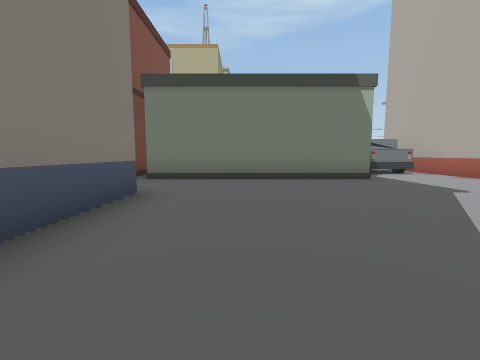
[1] (above)

24 first-person views from a walk through a scene from a Unity 3-D project. The camera is 1.2 m above the floor, tilts 6° down and sees 90° across. The floor is counted in squares, 2 m on a side. Each view is taken from the middle of a square. On the plan, view 1 faces up. The plan holds only what a view shows up to about 9 squares ahead; the rest is blank. The place goes on beyond the plan. The player is left out. Some animated figures are left out.

[2]
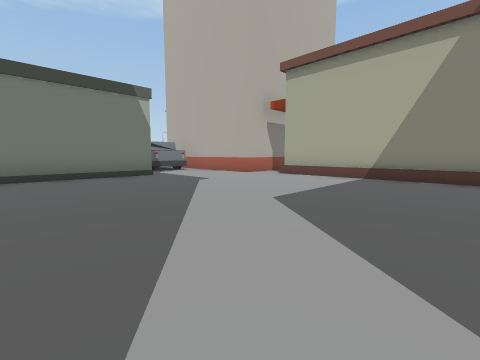

[3]
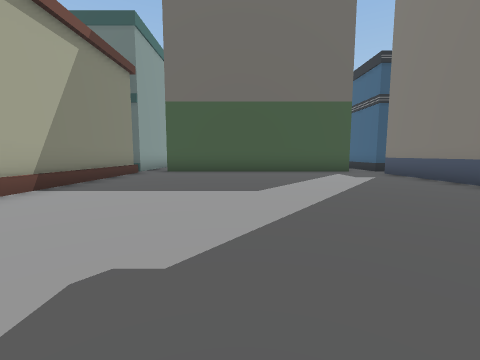

[4]
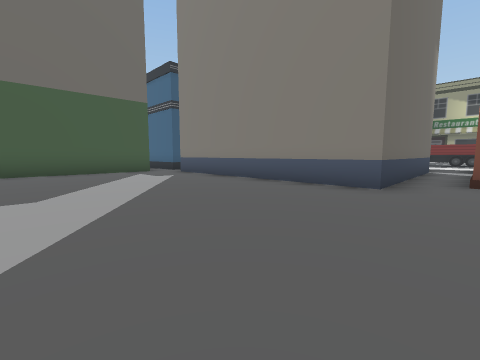

[5]
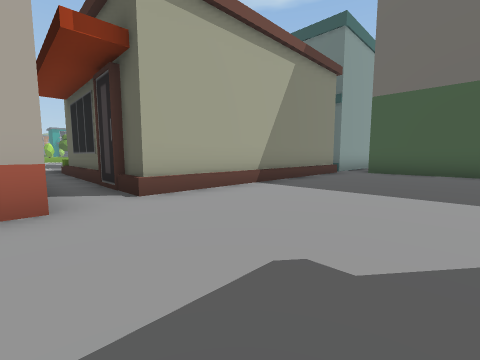

[6]
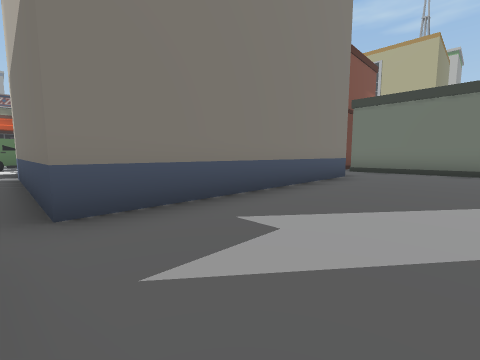

[7]
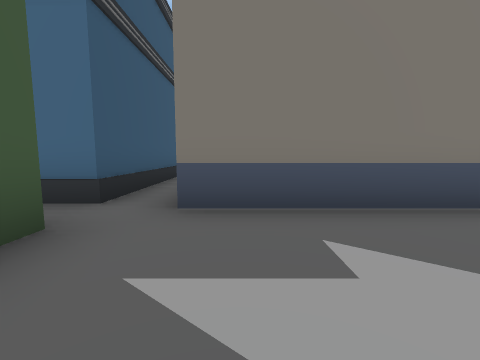

[8]
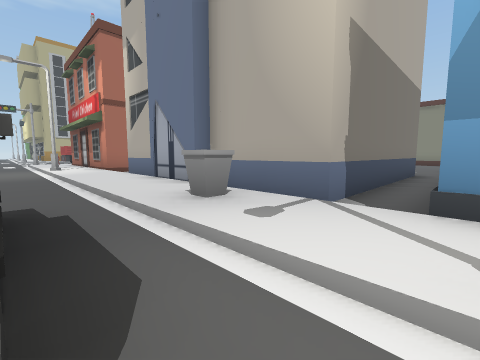

[9]
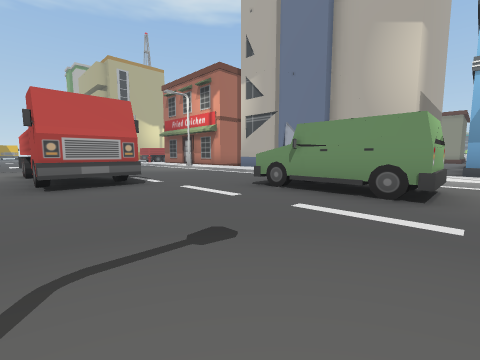

[10]
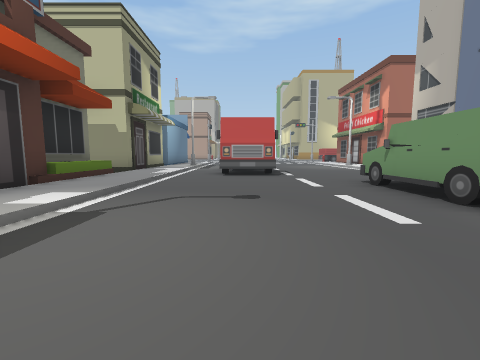

[11]
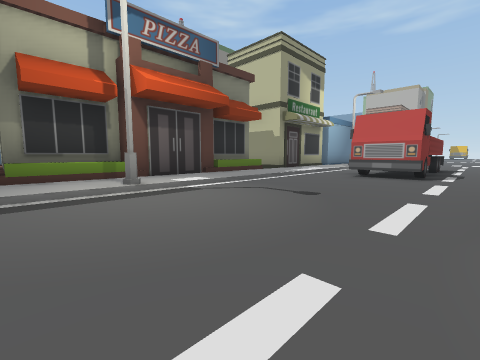

[12]
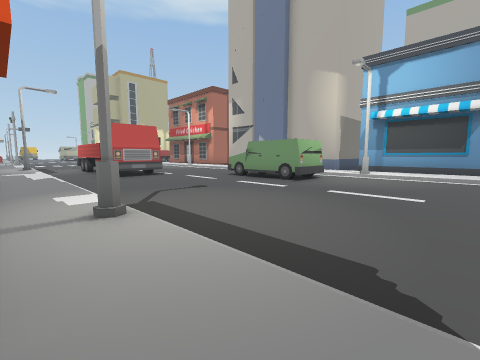

[13]
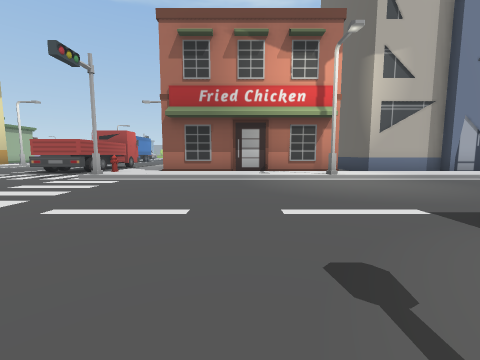

[14]
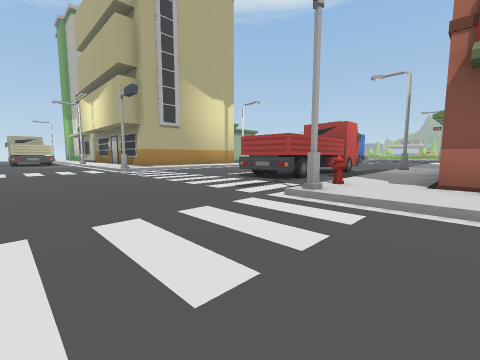

[15]
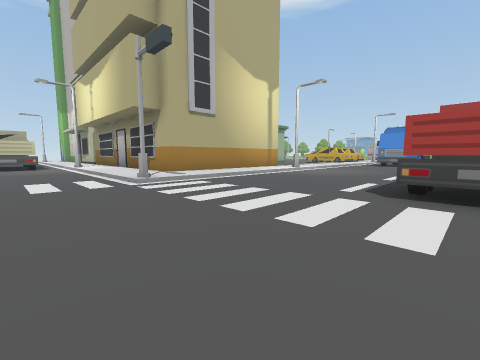

[16]
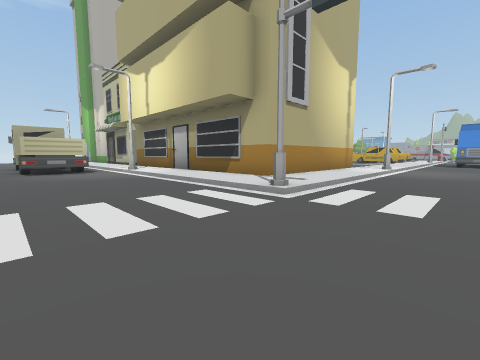

[17]
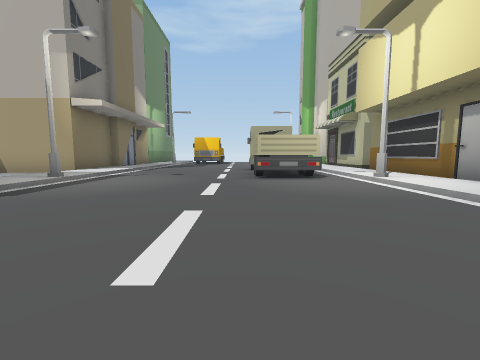

[18]
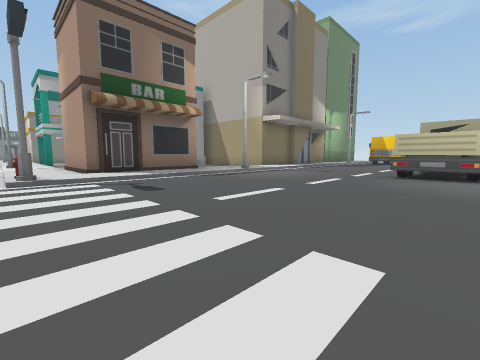

[19]
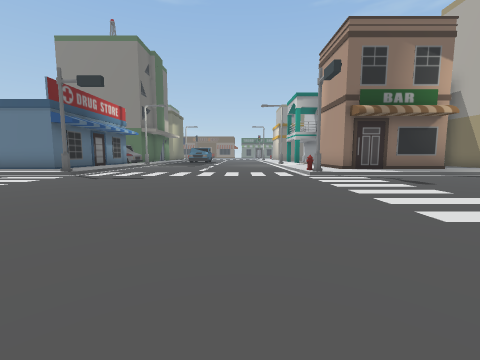

[20]
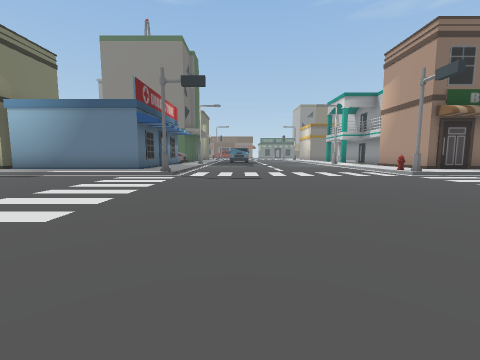

[21]
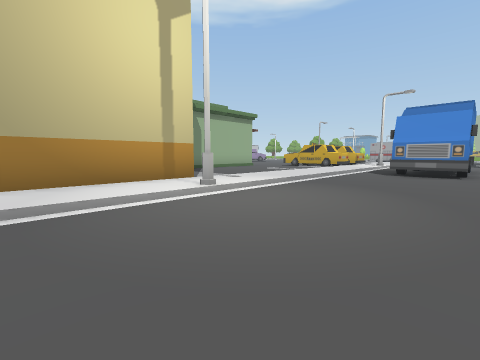

[22]
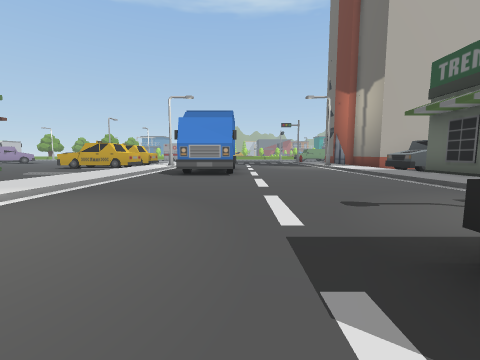

[23]
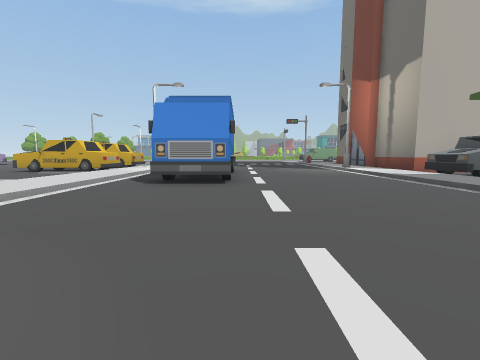

[24]
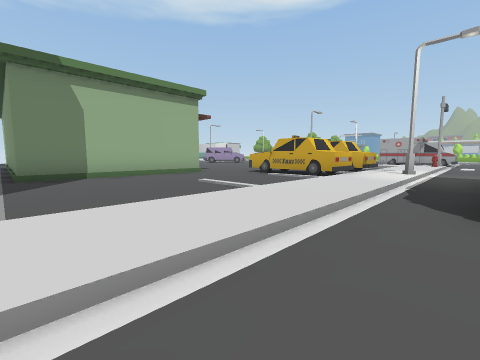

### Floor plan
Key: @ floor where view 1 was taken; # wall or solid block; x gap in a wall; . main floor; : floor 0.25 m higher than the main floor; / step, stairs or slope; ^ raised ledge; B building; T truck; S streetlight; H hydrant; O other object.
Columns run from 18 left of view 1 to 9 right of it. Each row starts with its distance up from view 1.
 30 B      T   OOO    B
 29 B:/....TT::       B
 28 B:/....TT::B      B
 27  :/....TT::B      B
 26  :S....TTS:B      B
 25  :/....../:B      BBBBBB.
 24 #:/....../:B      .......O O
 23 #:/....../:B      ......OO O
 22 #:/....../:B     ........O O
 21 #:/....../:BBBBBB........O.O
 20 ::/....../::::::::::::::::::
 19 /O/......#//////S/////////S/
 18 .....................OO   ..
 17 .....................OO
 16 .....................OOOOO
 15 ...........T...T..........
 14 ...........TT T ..........
 13 ...........TTTTT..........
 12 //#....../H/////S/////////
 11 ::/....../:::::::: :::::::
 10 #:/....../:#        ##TTBBB
  9 #:/....../:#           TB
  8 #:/....../:#   #      TTB
  7 #:/....../:#   #      ..B
  6 #: ......S:#   #######..B
  5 B:/.TT.../:#   #........BBB
  4 B:/.TT.../:BBBBBB...........
  3 B:/.TT.../:B    B........BBB
  2 B:/.TT.../:B    B........B
  1  :/.TT.../:B    B........B
  0 B:/....../:B    B.@......B
 -1 B:/....OO/:B    B........B
 -2 B:/....OO/OBBBBBB........B
 -3 B:/....OO/:..............B
 -4 B:S......S:#####xBBBBBBB.BBB
 -5 B:/....../:#    ^        B
 -6 B:/....../:#
 -7  :/....../:#

Positions as (right, up) in squares from view 1, and headings:
1: (0, 0), facing up
2: (0, -1), facing up-right
3: (3, 5), facing down
4: (3, 5), facing down-left
5: (3, 5), facing down-right
6: (1, -3), facing up-left
7: (1, -2), facing left
8: (-10, -4), facing up-right
9: (-15, -4), facing up-right
10: (-14, -6), facing up
11: (-12, -6), facing up-left
12: (-17, -7), facing up-right
13: (-15, 8), facing right
14: (-12, 10), facing up-right
15: (-11, 14), facing up-right
16: (-12, 17), facing up-right
17: (-12, 20), facing up
18: (-10, 19), facing up-left
19: (-9, 17), facing left
20: (-9, 14), facing left
21: (-5, 16), facing up-right
22: (-4, 16), facing right
23: (-2, 16), facing right
24: (0, 18), facing up-right
